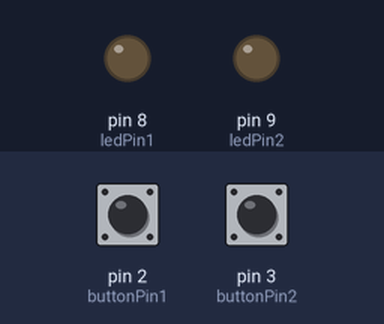
A sketch run on a simulated Arduino Uno, built with avr-gcc and run on an emulated ATmega328P. Parts: output pins drawn as LEDs (lit = HIGH). The inputs (shaded band) are chosen by the test bench; at power-on: pin 2 (buttonPin1) LOW, pin 3 (buttonPin2) LOW.

Above: at 1.2 s.
1.3 s: pin 2 (buttonPin1) pulled HIGH for 0.15 s
At 1.7 s:
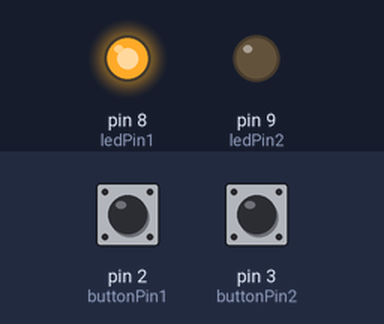
2.9 s: pin 3 (buttonPin2) pulled HIGH for 0.15 s
At 4.1 s:
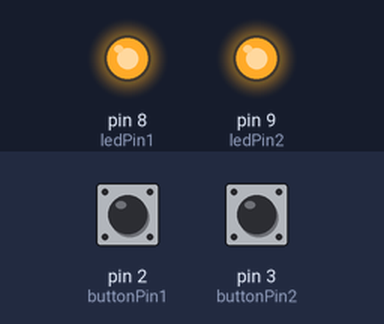
4.5 s: pin 2 (buttonPin1) pulled HIGH for 1 s
At 5.3 s:
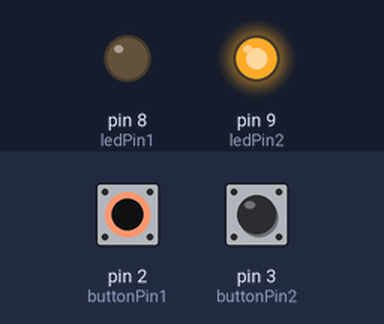
7.0 s: pin 2 (buttonPin1) pulled HIGH for 3.2 s
At 8.4 s:
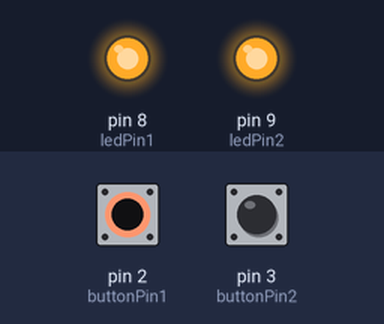
11.7 s: pin 3 (buttonPin2) pulled HIGH for 1 s
At 12.0 s:
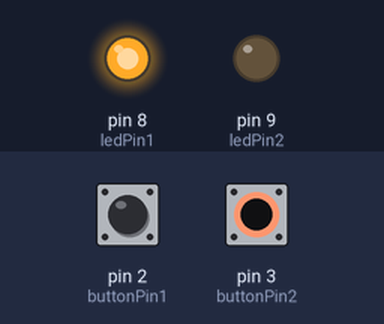
Timing chart, 0 to 14.7 s (numbered marks = the images above; inputs shaded):
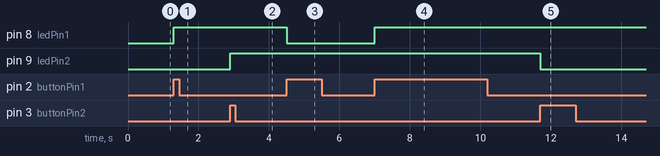

Measured:
- after the input at 1.3 s, pin 8 (ledPin1): LOW → HIGH at once
- after the input at 2.9 s, pin 9 (ledPin2): LOW → HIGH at once
- after the input at 4.5 s, pin 8 (ledPin1): HIGH → LOW at once
- after the input at 7.0 s, pin 8 (ledPin1): LOW → HIGH at once
- after the input at 11.7 s, pin 9 (ledPin2): HIGH → LOW at once

The sketch:

Day_5_As_Specified_sketch_nov15b.ino
```cpp
const int buttonPin1 = 2;   // Button 1 is connected to pin 2
const int buttonPin2 = 3;   // Button 2 is connected to pin 3
const int ledPin1 = 8;      // LED 1 is connected to pin 8
const int ledPin2 = 9;      // LED 2 is connected to pin 9

int buttonState1 = 0;       // Variable to hold the state of button 1
int lastButtonState1 = 0;   // Previous state of button 1
int buttonState2 = 0;       // Variable to hold the state of button 2
int lastButtonState2 = 0;   // Previous state of button 2
int ledState1 = LOW;        // Current state of LED 1 (initially off)
int ledState2 = LOW;        // Current state of LED 2 (initially off)

void setup() {
  pinMode(buttonPin1, INPUT);
  pinMode(buttonPin2, INPUT);
  pinMode(ledPin1, OUTPUT);
  pinMode(ledPin2, OUTPUT);
}

void loop() {
  // Read the state of button 1
  buttonState1 = digitalRead(buttonPin1);

  // Toggle LED 1 on/off when button 1 is pressed
  if (buttonState1 != lastButtonState1) {
    if (buttonState1 == HIGH) {
      ledState1 = !ledState1;  // Toggle LED state
      digitalWrite(ledPin1, ledState1);  // Set LED state
    }
    delay(50);  // Debounce delay
  }
  lastButtonState1 = buttonState1;  // Save the current state for next iteration

  // Read the state of button 2
  buttonState2 = digitalRead(buttonPin2);

  // Toggle LED 2 on/off when button 2 is pressed
  if (buttonState2 != lastButtonState2) {
    if (buttonState2 == HIGH) {
      ledState2 = !ledState2;  // Toggle LED state
      digitalWrite(ledPin2, ledState2);  // Set LED state
    }
    delay(50);  // Debounce delay
  }
  lastButtonState2 = buttonState2;  // Save the current state for next iteration
}
```
